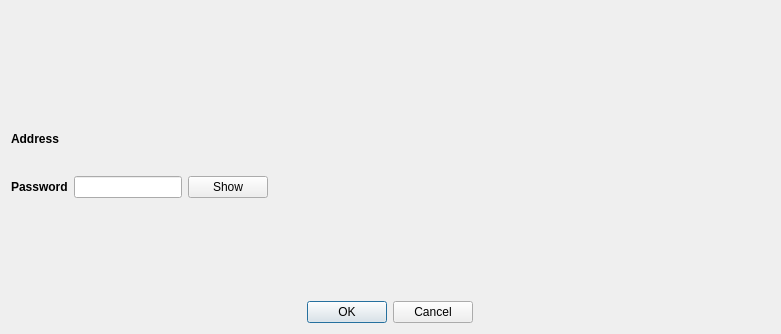
<?xml version="1.0" encoding="UTF-8"?>
<ui version="4.0">
 <class>UnlockDialog</class>
 <widget class="QDialog" name="UnlockDialog">
  <property name="geometry">
   <rect>
    <x>0</x>
    <y>0</y>
    <width>781</width>
    <height>334</height>
   </rect>
  </property>
  <property name="windowTitle">
   <string>Unlock account</string>
  </property>
  <property name="styleSheet">
   <string notr="true"/>
  </property>
  <layout class="QVBoxLayout" name="verticalLayout">
   <item>
    <layout class="QHBoxLayout" name="horizontalLayout">
     <item>
      <widget class="QLabel" name="imageLabel">
       <property name="maximumSize">
        <size>
         <width>200</width>
         <height>200</height>
        </size>
       </property>
       <property name="text">
        <string/>
       </property>
       <property name="pixmap">
        <pixmap resource="../../icons/tikka.slots.pyqt.resources.icons.index.qrc">:/images/unlocked</pixmap>
       </property>
       <property name="scaledContents">
        <bool>true</bool>
       </property>
      </widget>
     </item>
    </layout>
   </item>
   <item>
    <layout class="QGridLayout" name="gridLayout">
     <item row="0" column="0">
      <widget class="QLabel" name="addressLabel">
       <property name="font">
        <font>
         <weight>75</weight>
         <bold>true</bold>
        </font>
       </property>
       <property name="text">
        <string>Address</string>
       </property>
      </widget>
     </item>
     <item row="1" column="0">
      <widget class="QLabel" name="passwordLabel">
       <property name="sizePolicy">
        <sizepolicy hsizetype="Fixed" vsizetype="Preferred">
         <horstretch>0</horstretch>
         <verstretch>0</verstretch>
        </sizepolicy>
       </property>
       <property name="font">
        <font>
         <weight>75</weight>
         <bold>true</bold>
        </font>
       </property>
       <property name="text">
        <string>Password</string>
       </property>
      </widget>
     </item>
     <item row="1" column="1">
      <widget class="QLineEdit" name="passwordLineEdit">
       <property name="sizePolicy">
        <sizepolicy hsizetype="Fixed" vsizetype="Fixed">
         <horstretch>0</horstretch>
         <verstretch>0</verstretch>
        </sizepolicy>
       </property>
       <property name="text">
        <string/>
       </property>
       <property name="echoMode">
        <enum>QLineEdit::Password</enum>
       </property>
       <property name="alignment">
        <set>Qt::AlignCenter</set>
       </property>
      </widget>
     </item>
     <item row="1" column="2">
      <widget class="QPushButton" name="showButton">
       <property name="sizePolicy">
        <sizepolicy hsizetype="Minimum" vsizetype="Preferred">
         <horstretch>0</horstretch>
         <verstretch>0</verstretch>
        </sizepolicy>
       </property>
       <property name="text">
        <string>Show</string>
       </property>
      </widget>
     </item>
     <item row="1" column="4">
      <spacer name="horizontalSpacer">
       <property name="orientation">
        <enum>Qt::Horizontal</enum>
       </property>
       <property name="sizeHint" stdset="0">
        <size>
         <width>40</width>
         <height>20</height>
        </size>
       </property>
      </spacer>
     </item>
     <item row="0" column="1" colspan="4">
      <widget class="QLabel" name="addressValueLabel">
       <property name="sizePolicy">
        <sizepolicy hsizetype="Expanding" vsizetype="Preferred">
         <horstretch>0</horstretch>
         <verstretch>0</verstretch>
        </sizepolicy>
       </property>
       <property name="text">
        <string/>
       </property>
       <property name="textInteractionFlags">
        <set>Qt::LinksAccessibleByMouse|Qt::TextSelectableByKeyboard|Qt::TextSelectableByMouse</set>
       </property>
      </widget>
     </item>
    </layout>
   </item>
   <item alignment="Qt::AlignHCenter">
    <widget class="QLabel" name="errorLabel">
     <property name="styleSheet">
      <string notr="true">color : rgb(255, 0, 0)</string>
     </property>
     <property name="text">
      <string/>
     </property>
    </widget>
   </item>
   <item alignment="Qt::AlignHCenter">
    <widget class="QDialogButtonBox" name="buttonBox">
     <property name="enabled">
      <bool>true</bool>
     </property>
     <property name="orientation">
      <enum>Qt::Horizontal</enum>
     </property>
     <property name="standardButtons">
      <set>QDialogButtonBox::Cancel|QDialogButtonBox::Ok</set>
     </property>
    </widget>
   </item>
  </layout>
 </widget>
 <resources>
  <include location="../../icons/tikka.slots.pyqt.resources.icons.index.qrc"/>
 </resources>
 <connections>
  <connection>
   <sender>buttonBox</sender>
   <signal>accepted()</signal>
   <receiver>UnlockDialog</receiver>
   <slot>accept()</slot>
   <hints>
    <hint type="sourcelabel">
     <x>248</x>
     <y>254</y>
    </hint>
    <hint type="destinationlabel">
     <x>157</x>
     <y>274</y>
    </hint>
   </hints>
  </connection>
  <connection>
   <sender>buttonBox</sender>
   <signal>rejected()</signal>
   <receiver>UnlockDialog</receiver>
   <slot>reject()</slot>
   <hints>
    <hint type="sourcelabel">
     <x>316</x>
     <y>260</y>
    </hint>
    <hint type="destinationlabel">
     <x>286</x>
     <y>274</y>
    </hint>
   </hints>
  </connection>
 </connections>
</ui>
